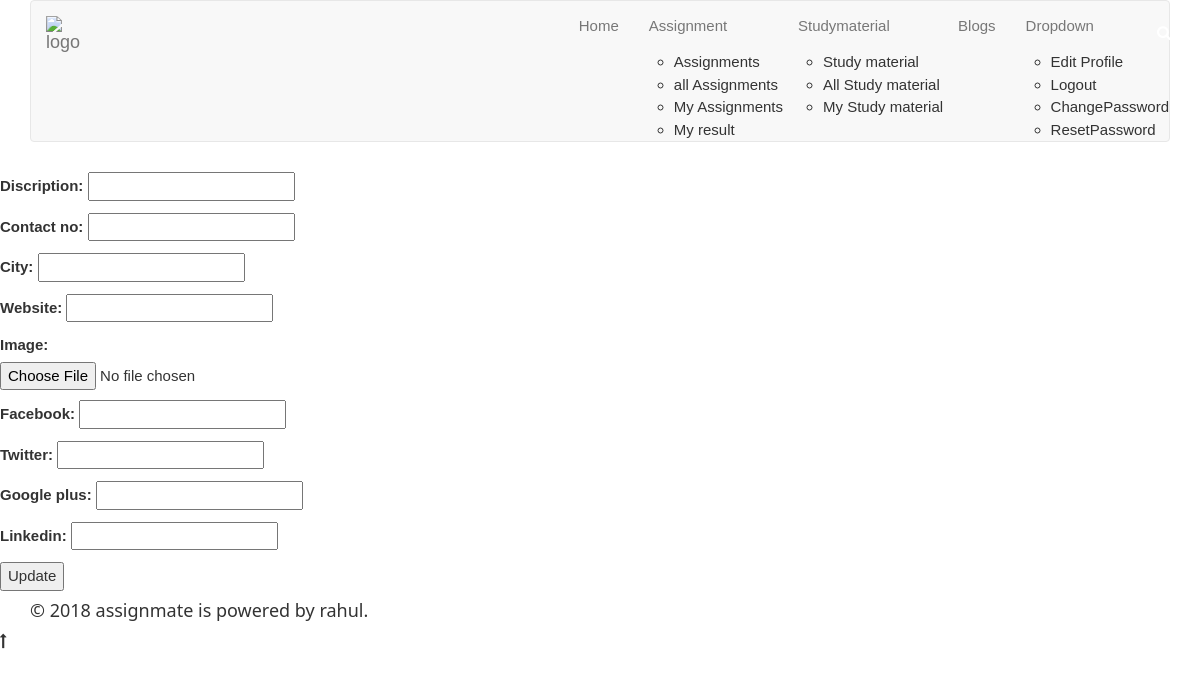
The page /accounts/profile/update/2 (signed in) on the database as committed earlier.
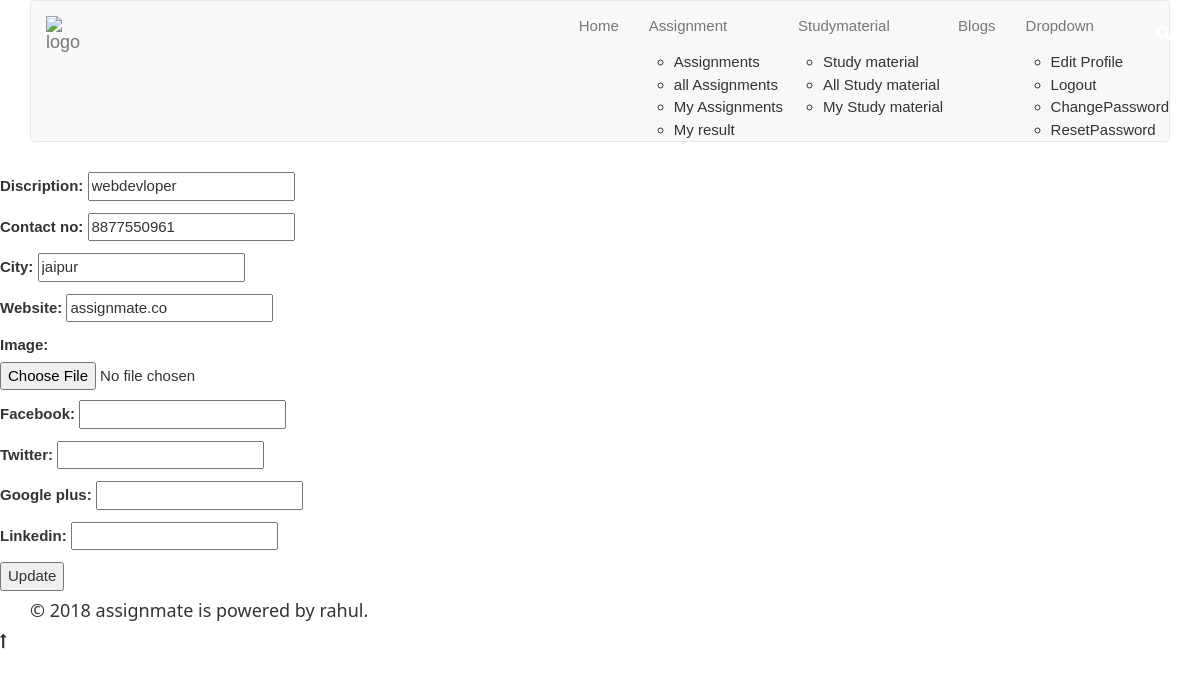
The same page on the database as committed later.
### accounts/models.py (models this page shows, shortened)
class UserAccount(models.Model):
    user=models.OneToOneField(User,on_delete=models.CASCADE)
    discription=models.CharField(max_length=50)
    contact_no=models.CharField(max_length=15)
    city=models.CharField(max_length=20)
    website=models.CharField(max_length=20)
    image=models.ImageField(upload_to='profile_image',blank=True)
    follower=models.ManyToManyField(User,related_name='is_following',blank=True)
    facebook=models.CharField(max_length=50,blank=True)
    instagram = models.CharField(max_length=50, blank=True)
    twitter=models.CharField(max_length=50,blank=True)
    google_plus = models.CharField(max_length=50, blank=True)
    linkedin = models.CharField(max_length=50, blank=True)
    objects = UserAccountManager()

### accounts/views.py (the view)
# urls.py: path('profile/update/<pk>',views.UseraccountUpdate.as_view(),name='update_profile'),
class UseraccountUpdate(UpdateView):
    model = UserAccount
    fields = ['discription','contact_no','city','website','image','facebook','twitter','google_plus','linkedin']
    template_name_suffix = '_update_form'
    success_url = reverse_lazy('accounts:view_profile')

### accounts/models.py (called while the page is built)
    def get_queryset(self):
        return UserAccountQuerySet(self.model,using=self._db)

### accounts/templates/accounts/useraccount_update_form.html (shortened to what this page needs)
{% extends 'accounts/base.html'%}
{% block body %}
<form method="post" enctype="multipart/form-data">
    {{ form.as_p }}
    <input type="submit" value="Update" />
</form>
{% endblock %}

Rows that differ between the two databases and show on the page:
now on this page (row edited): UserAccount: discription "webdevloper", contact_no "8877550961", city "jaipur", website "assignmate.co"
